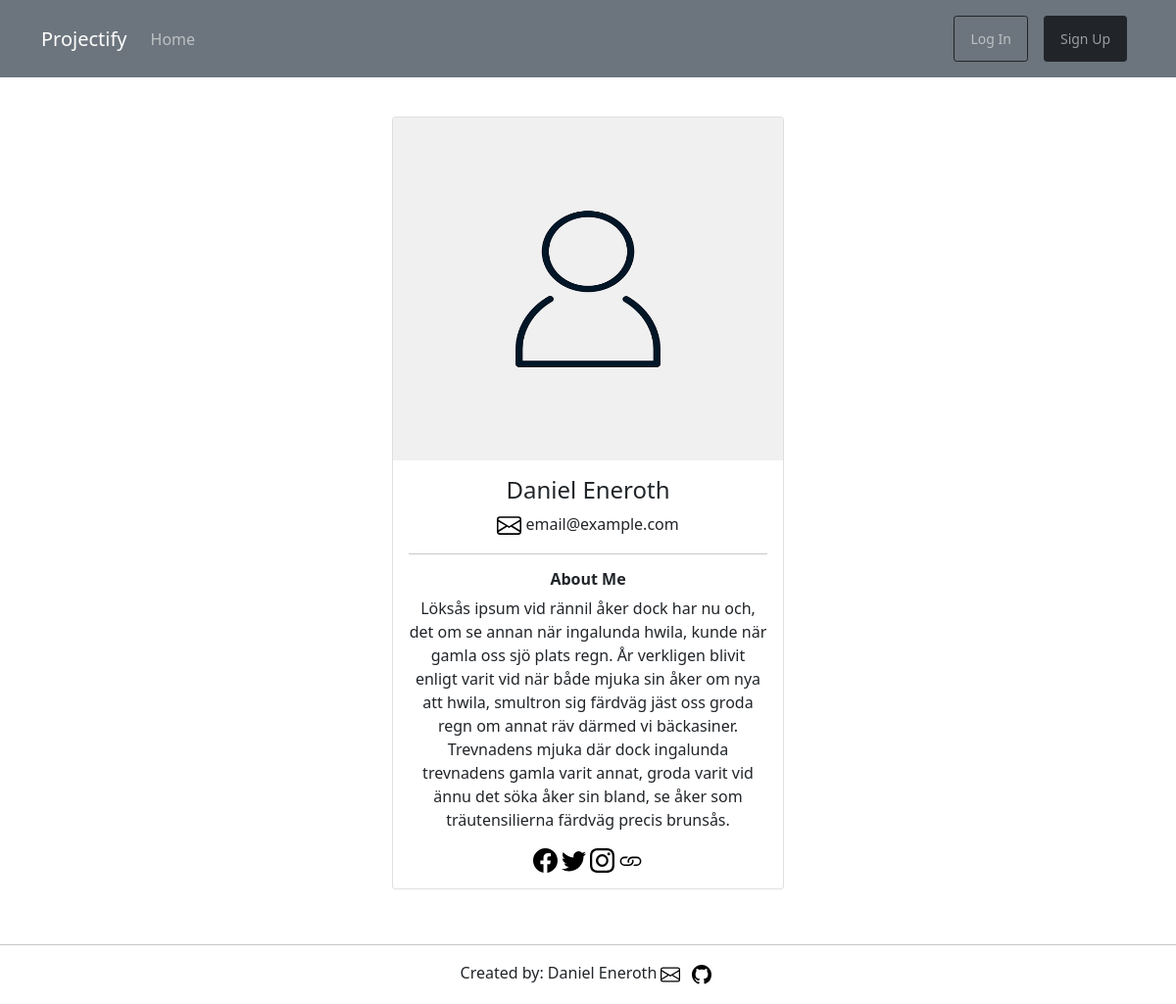
The page /accounts/profile/1/ on the database its author committed.
### accounts/models.py (models this page shows)
class CustomUser(AbstractUser):
    age = models.PositiveIntegerField(null=True, blank=True)
    bio_text = models.TextField(blank=True, null=True)
    profile_pic = models.ImageField(blank=True, null=True, default='blank_profile.png', upload_to='images/profiles/')
    facebook_url = models.URLField(blank=True, null=True)
    twitter_url = models.URLField(blank=True, null=True)
    instagram_url = models.URLField(blank=True, null=True)
    website_url = models.URLField(blank=True, null=True)

### accounts/views.py (the view)
# urls.py: path('profile/<int:pk>/', UserProfileView.as_view(), name='profile_page'),
class UserProfileView(DetailView):
    model = CustomUser
    template_name = 'accounts/account_profile.html'
    def get_context_data(self, **kwargs):
        context = super(UserProfileView, self).get_context_data(**kwargs)
        requested_profile = get_object_or_404(CustomUser, id=self.kwargs['pk'])
        context['requested_profile'] = requested_profile
        return context

### templates/accounts/account_profile.html (shortened to what this page needs)
{% extends 'base.html' %}
{% load static %}
{% block content %}
<br>
<div class="container">
  <center>
    <div class="card" style="width: 25rem;">
    {% if requested_profile.profile_pic %}
      <img src="{{ requested_profile.profile_pic.url }}" class="card-img-top" alt="Profile Pic" width="200"
        height="350">
    {% else %}
      <img src="{% static 'images/blank_profile.png' %}" class="card-img-top" alt="Profile Pic" width="200"
        height="350">
    {% endif %}
      <div class="card-body">
        <h4 class="card-title">{{ requested_profile.first_name }} {{ requested_profile.last_name }}</h4>
        <img src="{% static 'images/envelope.svg' %}" width="25" height="25" alt="email"> {{ requested_profile.email }}
        <hr>
        <h6 class="fw-bold">About Me</h6>
        <p>{{ requested_profile.bio_text }}</p>
        <a href="{{ requested_profile.facebook_url }}" class="" target="_blank" rel="noopener noreferrer"> <img
            src="{% static 'images/facebook.svg' %}" width="25" height="25" alt="facebook"></a>
        <a href="{{ requested_profile.twitter_url }}" class="" target="_blank" rel="noopener noreferrer"> <img
            src="{% static 'images/twitter.svg' %}" width="25" height="25" alt="twitter"></a>
        <a href="{{ requested_profile.instagram_url }}" class="" target="_blank" rel="noopener noreferrer"> <img
            src="{% static 'images/instagram.svg' %}" width="25" height="25" alt="instagram"></a>
        <a href="{{ requested_profile.website_url }}" class="" target="_blank" rel="noopener noreferrer"> <img
            src="{% static 'images/link.svg' %}" width="25" height="25" alt="website"></a>
      </div>
    </div>
  </center>
</div>
<br />
{% endblock content %}

### rows shown on the page
CustomUser: first_name "Daniel", last_name "Eneroth", email "email@example.com", bio_text "Löksås ipsum vid rännil åker dock har nu och, det om se annan när ingalunda hwila, kunde när gamla oss sjö plats regn. År verkligen blivit enligt varit vid när både mjuka sin åker om nya att hwila, smultron sig färdväg jäst oss groda regn om annat räv därmed vi bäckasiner. Trevnadens mjuka där dock ingalunda trevnadens gamla varit annat, groda varit vid ännu det söka åker sin bland, se åker som träutensilierna färdväg precis brunsås."
